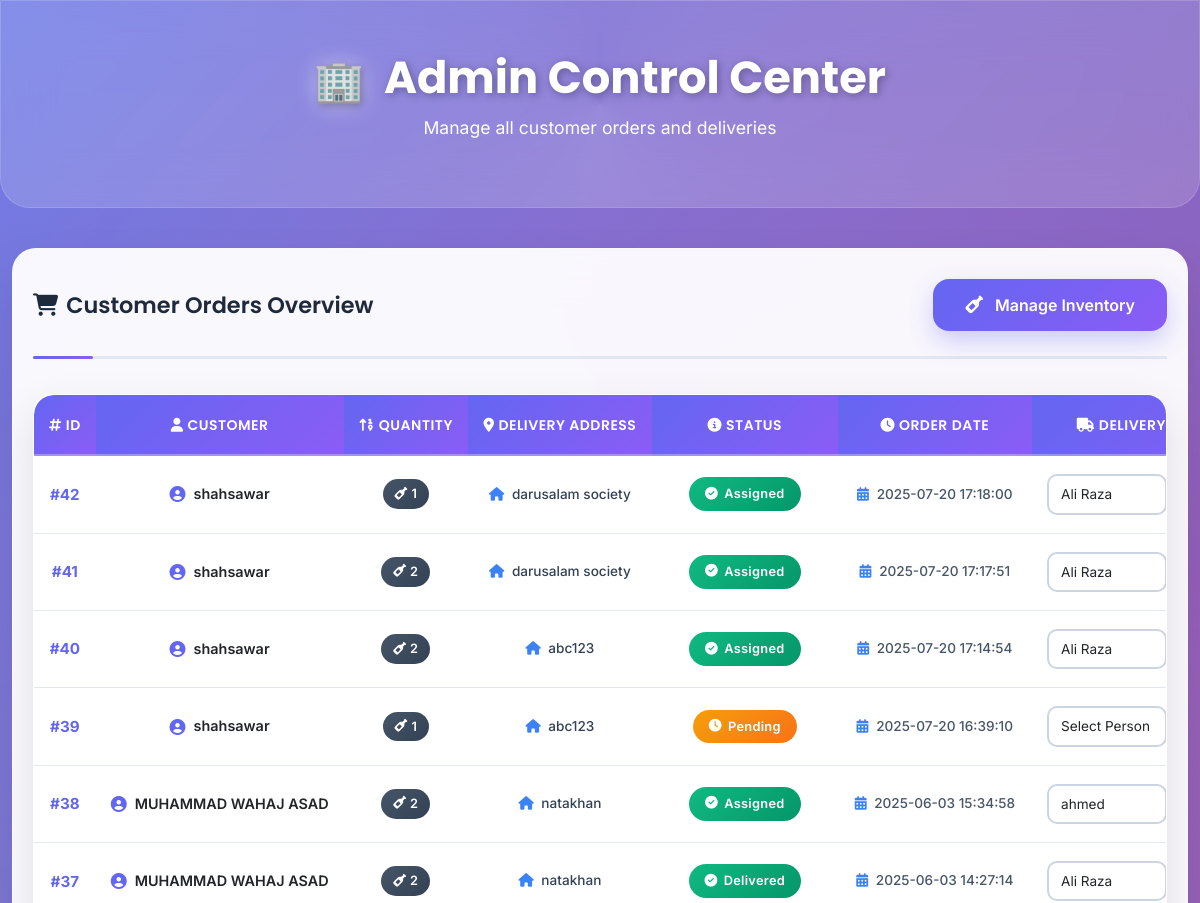
Page /admin/dashboard (signed in, upper part) on the earlier database version.
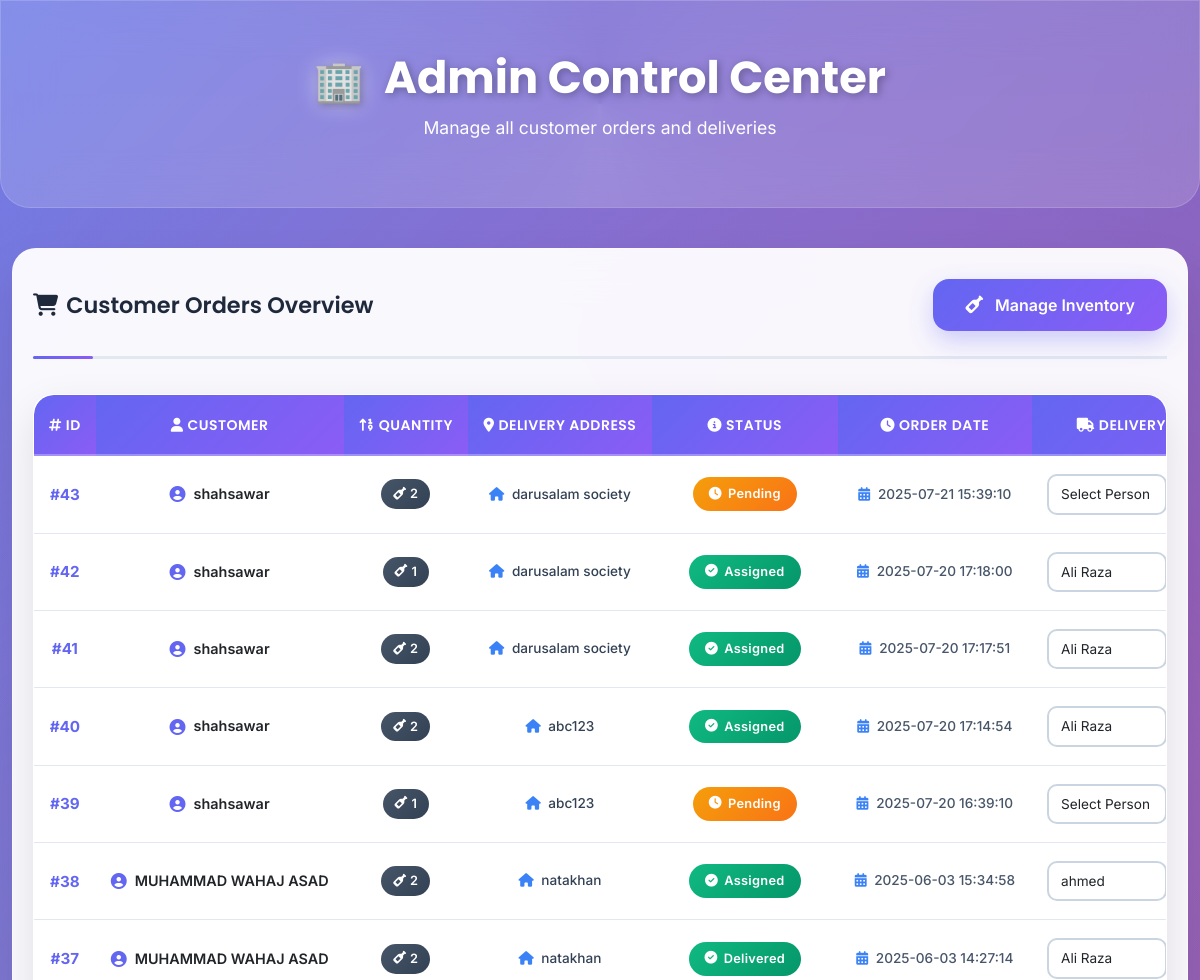
Same page on the later database version.
### tables this page shows
CREATE TABLE orders (
            id INTEGER PRIMARY KEY AUTOINCREMENT,
            user_id INTEGER,
            bottle_qty INTEGER,
            delivery_address TEXT,
            status TEXT DEFAULT 'Pending', bottle_type TEXT, created_at TEXT, delivery_person_id INTEGER, payment_mode TEXT, payment_status TEXT DEFAULT 'Pending',
            FOREIGN KEY(user_id) REFERENCES users(id)
        );

CREATE TABLE users (
            id INTEGER PRIMARY KEY AUTOINCREMENT,
            name TEXT NOT NULL,
            email TEXT UNIQUE NOT NULL,
            password TEXT NOT NULL
        );

CREATE TABLE delivery_persons (
            id INTEGER PRIMARY KEY AUTOINCREMENT,
            name TEXT NOT NULL,
            phone TEXT NOT NULL
        , password TEXT, username TEXT);

### routes/admin_routes.py (the view)
@admin_bp.route('/dashboard')
def admin_dashboard():
    if 'admin' not in session:
        return redirect('/admin/login')
    conn = get_db_connection()
    orders = get_all_orders(conn)
    delivery_persons = get_all_delivery_persons(conn)  # ✅ fetch delivery persons
    return render_template('admin_dashboard.html', orders=orders, delivery_persons=delivery_persons)

### models/delivery_person.py (called while the page is built)
def get_all_delivery_persons(conn):
    cursor = conn.cursor()
    cursor.execute("SELECT id, name FROM delivery_persons")
    return cursor.fetchall()

### utils/db.py (called while the page is built)
def get_db_connection():
    conn = sqlite3.connect('database.db')
    conn.row_factory = sqlite3.Row
    return conn

### templates/admin_dashboard.html (shortened to what the changed rows need)
<!DOCTYPE html>
<html lang="en">
<head>
    <link href="https://cdn.jsdelivr.net/npm/bootstrap@5.3.0/dist/css/bootstrap.min.css" rel="stylesheet">
    <link rel="stylesheet" href="https://cdnjs.cloudflare.com/ajax/libs/font-awesome/6.4.0/css/all.min.css">
</head>
<body>
    <div class="header">
        <h2><span class="card-icon">🏢</span>Admin Control Center</h2>
    </div>
    <div class="container fade-in">
        <div class="dashboard-section">
            <div class="table-responsive">
                <table class="table table-hover">
                    <thead>
                        <tr>
                            <th><i class="fas fa-hashtag me-1"></i>ID</th>
                            <th><i class="fas fa-user me-1"></i>Customer</th>
                            <th><i class="fas fa-sort-numeric-up me-1"></i>Quantity</th>
                            <th><i class="fas fa-map-marker-alt me-1"></i>Delivery Address</th>
                            <th><i class="fas fa-info-circle me-1"></i>Status</th>
                            <th><i class="fas fa-clock me-1"></i>Order Date</th>
                            <th><i class="fas fa-truck me-1"></i>Delivery Assignment</th>
                        </tr>
                    </thead>
                    <tbody>
                        {% for order in orders %}
                        <tr>
                            <td>
                                <span class="order-id">#{{ order['id'] }}</span>
                            </td>
                            <td>
                                <div class="customer-info">
                                    <i class="fas fa-user-circle"></i>
                                    <span>{{ order['username'] }}</span>
                                </div>
                            </td>
                            <td>
                                <span class="qty-badge">
                                    <i class="fas fa-wine-bottle"></i>
                                    {{ order['bottle_qty'] }}
                                </span>
                            </td>
                            <td>
                                <div class="address-display">
                                    <i class="fas fa-home"></i>
                                    {{ order['delivery_address'] }}
                                </div>
                            </td>
                            <td>
                                {% if order['status'] == 'Pending' %}
                                    <span class="status-badge status-pending">
                                        <i class="fas fa-clock"></i>
                                        {{ order['status'] }}
                                    </span>
                                {% elif order['status'] == 'Processing' %}
                                    <span class="status-badge status-processing">
                                        <i class="fas fa-sync-alt"></i>
                                        {{ order['status'] }}
                                    </span>
                                {% else %}
                                    <span class="status-badge status-delivered">
                                        <i class="fas fa-check-circle"></i>
                                        {{ order['status'] }}
                                    </span>
                                {% endif %}
                            </td>
                            <td>
                                <div class="date-display">
                                    <i class="fas fa-calendar-alt"></i>
                                    {{ order['created_at'] }}
                                </div>
                            </td>
                            <td>
                                <form method="POST" action="/admin/assign_delivery/{{ order['id'] }}" class="assignment-form">
                                    <select name="delivery_person_id" class="form-select" required>
                                        <option value="">Select Person</option>
                                        {% for person in delivery_persons %}
                                            <option value="{{ person['id'] }}" {% if order['delivery_person_id'] == person['id'] %}selected{% endif %}>
                                                {{ person['name'] }}
                                            </option>
                                        {% endfor %}
                                    </select>
                                </form>
                            </td>
                        </tr>
                        {% endfor %}
                    </tbody>
                </table>

Differences in the rows shown:
added orders: id "43", username "shahsawar", bottle_qty "2", delivery_address "darusalam society", status "Pending", created_at "2025-07-21 15:39:10"
